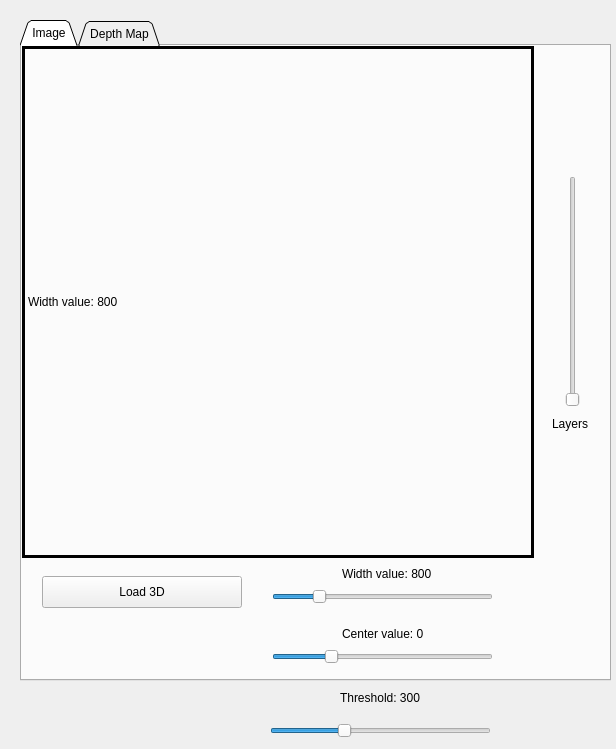
<?xml version="1.0" encoding="UTF-8"?>
<ui version="4.0">
 <class>Widget</class>
 <widget class="QWidget" name="Widget">
  <property name="geometry">
   <rect>
    <x>0</x>
    <y>0</y>
    <width>616</width>
    <height>749</height>
   </rect>
  </property>
  <property name="windowTitle">
   <string>CT Scan</string>
  </property>
  <property name="autoFillBackground">
   <bool>true</bool>
  </property>
  <property name="styleSheet">
   <string notr="true"/>
  </property>
  <widget class="QTabWidget" name="tabWidget">
   <property name="geometry">
    <rect>
     <x>20</x>
     <y>20</y>
     <width>591</width>
     <height>661</height>
    </rect>
   </property>
   <property name="tabPosition">
    <enum>QTabWidget::TabPosition::North</enum>
   </property>
   <property name="tabShape">
    <enum>QTabWidget::TabShape::Triangular</enum>
   </property>
   <property name="currentIndex">
    <number>0</number>
   </property>
   <widget class="QWidget" name="tab_image">
    <attribute name="icon">
     <iconset theme="QIcon::ThemeIcon::CameraPhoto"/>
    </attribute>
    <attribute name="title">
     <string>Image</string>
    </attribute>
    <widget class="QLabel" name="label_image">
     <property name="geometry">
      <rect>
       <x>0</x>
       <y>0</y>
       <width>512</width>
       <height>512</height>
      </rect>
     </property>
     <property name="frameShape">
      <enum>QFrame::Shape::Box</enum>
     </property>
     <property name="frameShadow">
      <enum>QFrame::Shadow::Plain</enum>
     </property>
     <property name="lineWidth">
      <number>3</number>
     </property>
     <property name="text">
      <string>Width value: 800</string>
     </property>
    </widget>
    <widget class="QSlider" name="verticalSlider_layers">
     <property name="geometry">
      <rect>
       <x>540</x>
       <y>130</y>
       <width>21</width>
       <height>231</height>
      </rect>
     </property>
     <property name="maximum">
      <number>129</number>
     </property>
     <property name="orientation">
      <enum>Qt::Orientation::Vertical</enum>
     </property>
    </widget>
    <widget class="QLabel" name="label">
     <property name="geometry">
      <rect>
       <x>530</x>
       <y>370</y>
       <width>41</width>
       <height>16</height>
      </rect>
     </property>
     <property name="text">
      <string>Layers</string>
     </property>
    </widget>
    <widget class="QLabel" name="label_width">
     <property name="geometry">
      <rect>
       <x>320</x>
       <y>520</y>
       <width>101</width>
       <height>16</height>
      </rect>
     </property>
     <property name="text">
      <string>Width value: 800</string>
     </property>
    </widget>
    <widget class="QLabel" name="label_center">
     <property name="geometry">
      <rect>
       <x>320</x>
       <y>580</y>
       <width>101</width>
       <height>16</height>
      </rect>
     </property>
     <property name="text">
      <string>Center value: 0</string>
     </property>
    </widget>
    <widget class="QSlider" name="horizontalSlider_center">
     <property name="geometry">
      <rect>
       <x>250</x>
       <y>600</y>
       <width>221</width>
       <height>21</height>
      </rect>
     </property>
     <property name="minimum">
      <number>-1024</number>
     </property>
     <property name="maximum">
      <number>3071</number>
     </property>
     <property name="orientation">
      <enum>Qt::Orientation::Horizontal</enum>
     </property>
    </widget>
    <widget class="QSlider" name="horizontalSlider_width">
     <property name="geometry">
      <rect>
       <x>250</x>
       <y>540</y>
       <width>221</width>
       <height>21</height>
      </rect>
     </property>
     <property name="minimum">
      <number>1</number>
     </property>
     <property name="maximum">
      <number>4095</number>
     </property>
     <property name="value">
      <number>800</number>
     </property>
     <property name="orientation">
      <enum>Qt::Orientation::Horizontal</enum>
     </property>
    </widget>
    <widget class="QPushButton" name="pushButton_3d">
     <property name="geometry">
      <rect>
       <x>20</x>
       <y>530</y>
       <width>200</width>
       <height>32</height>
      </rect>
     </property>
     <property name="text">
      <string>Load 3D</string>
     </property>
    </widget>
   </widget>
   <widget class="QWidget" name="tab_diffuseDepthBuffer">
    <property name="autoFillBackground">
     <bool>false</bool>
    </property>
    <attribute name="icon">
     <iconset theme="QIcon::ThemeIcon::EditSelectAll"/>
    </attribute>
    <attribute name="title">
     <string>Depth Map</string>
    </attribute>
    <widget class="QLabel" name="label_depthBuffer">
     <property name="geometry">
      <rect>
       <x>0</x>
       <y>0</y>
       <width>512</width>
       <height>512</height>
      </rect>
     </property>
     <property name="frameShape">
      <enum>QFrame::Shape::Box</enum>
     </property>
     <property name="lineWidth">
      <number>3</number>
     </property>
     <property name="text">
      <string>TextLabel</string>
     </property>
    </widget>
    <widget class="QPushButton" name="pushButton_render3d">
     <property name="geometry">
      <rect>
       <x>150</x>
       <y>520</y>
       <width>200</width>
       <height>32</height>
      </rect>
     </property>
     <property name="text">
      <string/>
     </property>
     <property name="icon">
      <iconset theme="QIcon::ThemeIcon::SystemReboot"/>
     </property>
    </widget>
   </widget>
  </widget>
  <widget class="QSlider" name="horizontalSlider_threshold">
   <property name="geometry">
    <rect>
     <x>270</x>
     <y>720</y>
     <width>221</width>
     <height>22</height>
    </rect>
   </property>
   <property name="minimum">
    <number>-1024</number>
   </property>
   <property name="maximum">
    <number>3071</number>
   </property>
   <property name="value">
    <number>300</number>
   </property>
   <property name="orientation">
    <enum>Qt::Orientation::Horizontal</enum>
   </property>
  </widget>
  <widget class="QLabel" name="label_threshold">
   <property name="geometry">
    <rect>
     <x>340</x>
     <y>690</y>
     <width>101</width>
     <height>16</height>
    </rect>
   </property>
   <property name="text">
    <string>Threshold: 300</string>
   </property>
  </widget>
 </widget>
 <resources/>
 <connections/>
</ui>
